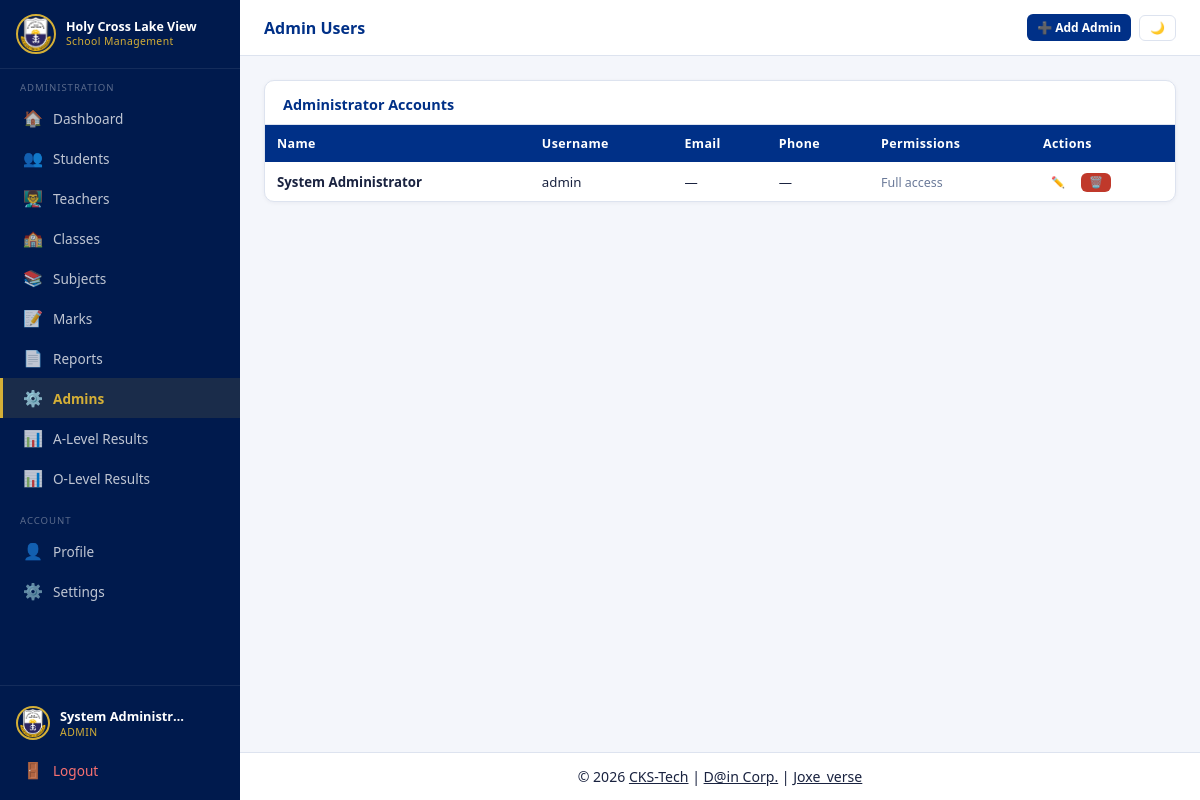
The page /admin/admins (signed in) on the database its author committed.
### tables this page shows
CREATE TABLE users (
            id          INTEGER PRIMARY KEY AUTOINCREMENT,
            username    TEXT UNIQUE NOT NULL,
            password    TEXT NOT NULL,
            role        TEXT NOT NULL,
            full_name   TEXT NOT NULL,
            email       TEXT DEFAULT '',
            phone       TEXT DEFAULT '',
            profile_pic TEXT DEFAULT 'default.png',
            permissions TEXT DEFAULT '{}',
            created_at  TIMESTAMP DEFAULT CURRENT_TIMESTAMP
        , first_name TEXT DEFAULT '', last_name TEXT DEFAULT '', other_names TEXT DEFAULT '');

### app.py (the view)
@app.route('/admin/admins')
@permission_required('view_admins')
def admin_admins():
    conn   = get_db()
    admins = [dict(row) for row in conn.execute(
        "SELECT * FROM users WHERE role='admin' ORDER BY full_name"
    ).fetchall()]
    conn.close()
    for admin in admins:
        admin['permissions']       = parse_permissions(admin.get('permissions'))
        admin['permission_labels'] = ', '.join(
            ADMIN_PERMISSION_OPTIONS.get(p, p) for p in admin['permissions']
        )
    return render_template('admin/admins.html', admins=admins)

### app.py (called while the page is built)
def get_db():
    conn = sqlite3.connect(DATABASE)
    conn.row_factory = sqlite3.Row
    conn.execute("PRAGMA foreign_keys = ON")
    return conn

def parse_permissions(value):
    if not value:
        return []
    try:
        return json.loads(value)
    except Exception:
        return []

def current_user_permissions():
    perms = session.get('permissions')
    if perms is None:
        return []
    return perms if isinstance(perms, list) else []

def has_permission(permission):
    if session.get('role') != 'admin':
        return False
    perms = current_user_permissions()
    return not perms or permission in perms

def permission_required(permission):
    def decorator(f):
        @wraps(f)
        def deco(*a, **kw):
            if 'user_id' not in session:
                return redirect(url_for('login'))
            if session.get('role') != 'admin':
                flash('Admin access required.', 'danger')
                return redirect(url_for('home'))
            if not has_permission(permission):
                flash('You do not have permission to access that page.', 'danger')
                dest = 'admin_dashboard' if session.get('role') == 'admin' else 'home'
                return redirect(url_for(dest))
            return f(*a, **kw)
        return deco
    return decorator

@app.context_processor
def inject_globals():
    return {
        'current_year': datetime.now().year,
        'school_name':  'Holy Cross Lake View SSS',
        'houses':       HOUSES,
    }

### templates/admin/admins.html (shortened to what this page needs)
{% extends "base.html" %}
{% block page_title %}Admin Users{% endblock %}
{% block topbar_actions %}
  <a href="{{ url_for('admin_add_admin') }}" class="btn btn-primary btn-sm">➕ Add Admin</a>
{% endblock %}
{% block content %}
<div class="card">
  <div class="card-header">
    <span class="card-header-title">Administrator Accounts</span>
  </div>
  <div style="overflow-x:auto">
    <table class="table">
      <thead>
        <tr><th>Name</th><th>Username</th><th>Email</th><th>Phone</th><th>Permissions</th><th>Actions</th></tr>
      </thead>
      <tbody>
        {% for admin in admins %}
        <tr>
          <td class="fw-600">{{ admin.full_name }}</td>
          <td>{{ admin.username }}</td>
          <td>{{ admin.email or '—' }}</td>
          <td>{{ admin.phone or '—' }}</td>
          <td>
            {% if admin.permission_labels %}
              <span class="small text-muted">{{ admin.permission_labels }}</span>
            {% else %}
              <span class="small text-muted">Full access</span>
            {% endif %}
          </td>
          <td style="display:flex;gap:8px;align-items:center">
            <a href="{{ url_for('admin_edit_admin', uid=admin.id) }}" class="btn btn-xs btn-secondary">✏️</a>
            <form method="POST" action="{{ url_for('admin_delete_admin', uid=admin.id) }}" style="margin:0">
              <button type="submit" class="btn btn-xs btn-danger" data-confirm="Delete {{ admin.full_name }}?">🗑️</button>
            </form>
          </td>
        </tr>
        {% else %}
        <tr><td colspan="6" class="text-muted text-center" style="padding:20px">No admin users found.</td></tr>
        {% endfor %}
      </tbody>
    </table>
  </div>
</div>
{% endblock %}

### static/css/style.css (style rules this page uses)
:root { --navy: #003087; --navy-dark: #001a4d; --navy-light: #1a4a99; --gold: #D4AF37; --gold-light: #f0d060; --sidebar-w: 240px; --topbar-h: 56px; --white: #ffffff; --light: #f4f6fb; --border: #dde3ef; --text-muted: #6b7a99; }
*, *::before, *::after { box-sizing: border-box; }
body { margin: 0; font-family: 'Segoe UI', system-ui, -apple-system, sans-serif; background: var(--light); color: #1a2340; }
.card { background: var(--white); border: 1px solid var(--border); border-radius: 10px; box-shadow: 0 1px 4px rgba(0,0,50,.05); }
.card-header { padding: 14px 18px 10px; border-bottom: 1px solid var(--border); display: flex; align-items: center; justify-content: space-between; gap: 8px; }
.card-header-title { font-size: .9rem; font-weight: 600; color: var(--navy); margin: 0; }
.table { width: 100%; border-collapse: collapse; }
.table th { background: var(--navy); color: white; font-size: .78rem; font-weight: 600; padding: 10px 12px; text-align: left; letter-spacing: .03em; white-space: nowrap; }
.table td { padding: 9px 12px; font-size: .83rem; border-bottom: 1px solid var(--border); vertical-align: middle; }
.table tr:last-child td { border-bottom: none; }
.btn { display: inline-flex; align-items: center; gap: 6px; padding: 8px 16px; border-radius: 6px; font-size: .83rem; font-weight: 600; cursor: pointer; border: none; text-decoration: none; transition: opacity .15s, transform .1s; }
.btn-primary { background: var(--navy); color: white; }
.btn-danger { background: #c0392b; color: white; }
.btn-sm { padding: 5px 10px; font-size: .75rem; }
.btn-xs { padding: 3px 8px; font-size: .7rem; }
.text-muted { color: var(--text-muted); }
.fw-600 { font-weight: 600; }
.small { font-size: .78rem; }

### rows shown on the page
users: full_name "System Administrator", username "admin", email "—", phone "—"

### other values the page prints
{{ session.get('full_name', 'User') }} "System Administr…"
{{ session.get('role', '') }} "ADMIN"
